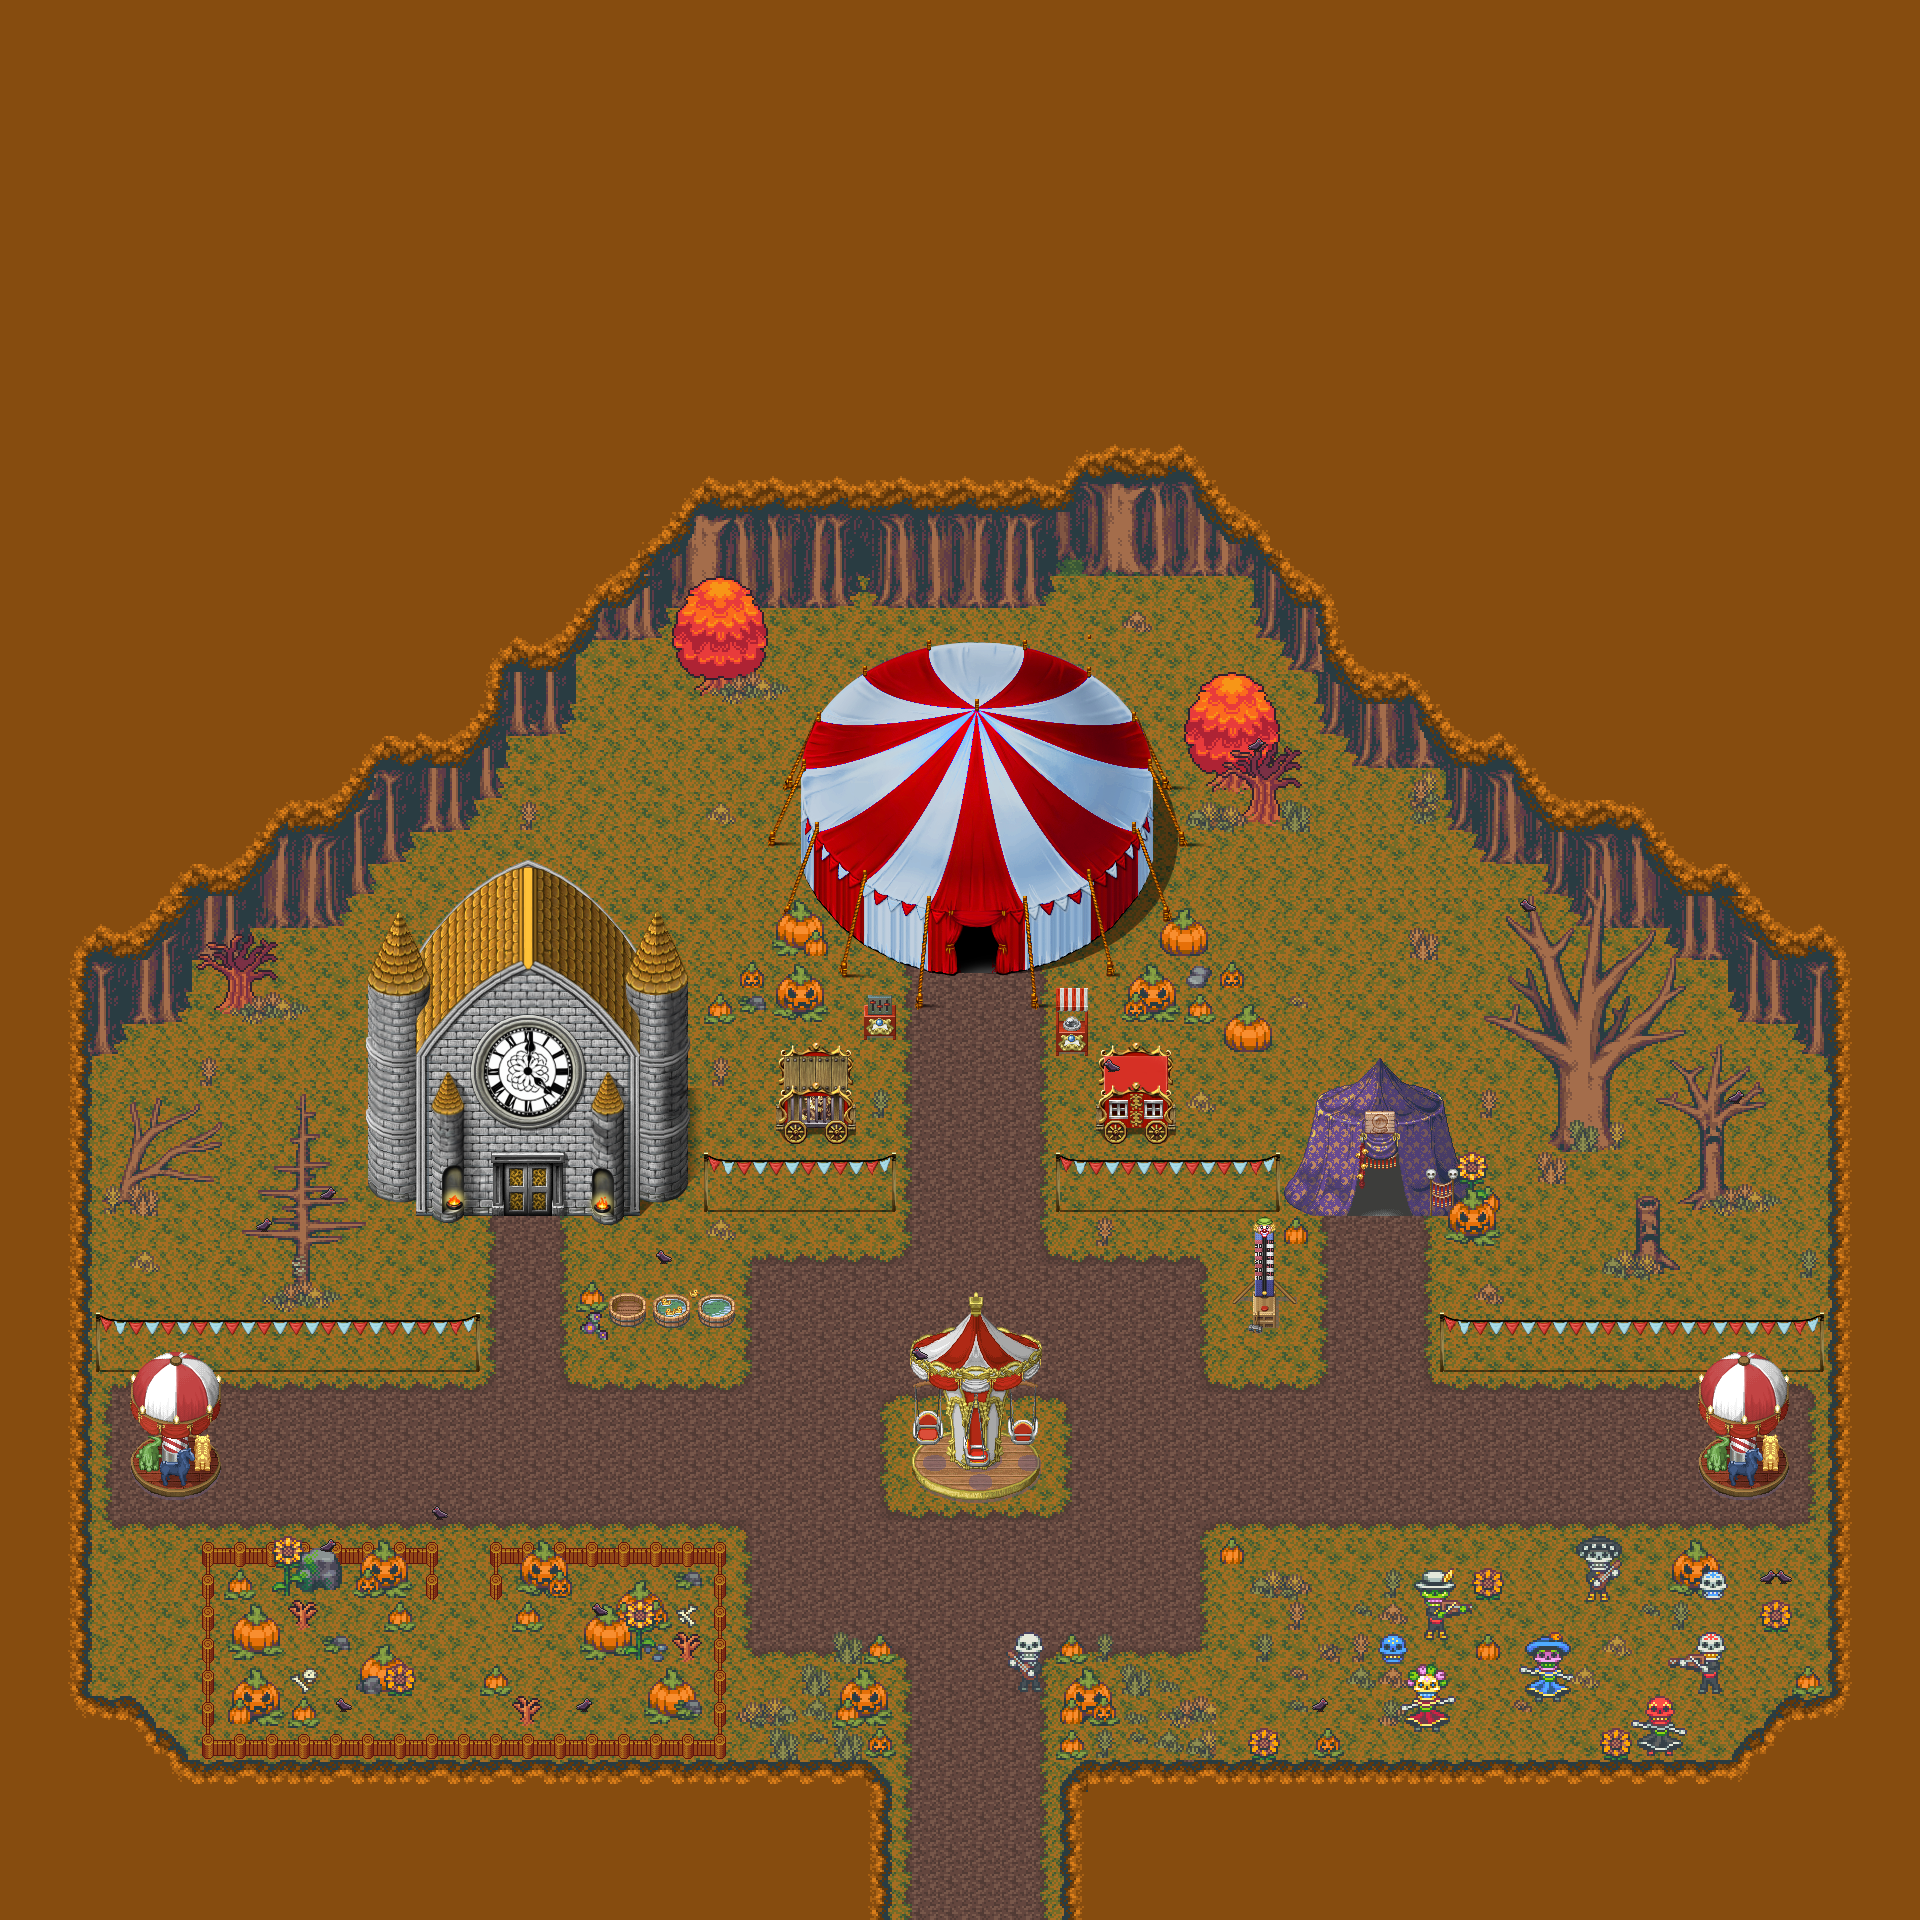

Rendered tile map (Tiled .tmx) drawn with the repository's tilesets; below, a short description and the map source with its tile grids summarised:
An orthogonal 60x60 tile map with 32x32 px tiles, 5 tile layers (Tile Layer 1, Tile Layer 2, Tile Layer 3, Tile Layer 4, ...), 24 tilesets and 7 objects.

<map version="1.10" tiledversion="1.10.2" orientation="orthogonal" renderorder="right-down" width="60" height="60" tilewidth="32" tileheight="32" infinite="0" nextlayerid="9" nextobjectid="14">
 <tileset firstgid="1" source="newgrass2.tsx" />
 <tileset firstgid="129" source="tf_ff_tileB_forest.tsx" />
 <tileset firstgid="385" source="tf_ff_tileB_stone.tsx" />
 <tileset firstgid="641" source="tf_autumnbrush_2.tsx" />
 <tileset firstgid="666" source="circusgames.tsx" />
 <tileset firstgid="778" source="circustent.tsx" />
 <tileset firstgid="946" source="clocktower.tsx" />
 <tileset firstgid="1089" source="houses2.tsx" />
 <tileset firstgid="2113" source="flags.tsx" />
 <tileset firstgid="2155" source="trees.tsx" />
 <tileset firstgid="2545" source="spr_fencePost.tsx" />
 <tileset firstgid="2554" source="tileB_fortA.tsx" />
 <tileset firstgid="2810" source="market.tsx" />
 <tileset firstgid="3034" source="tf_ff_tileB_trees.tsx" />
 <tileset firstgid="3290" source="xp_tiles_fortuneteller_tent_by_schwarzenacht_datshez.tsx" />
 <tileset firstgid="3320" source="greenguy.tsx" />
 <tileset firstgid="3346" source="hatguy.tsx" />
 <tileset firstgid="3372" source="redguy.tsx" />
 <tileset firstgid="3398" source="baldguy.tsx" />
 <tileset firstgid="3424" source="redgirl.tsx" />
 <tileset firstgid="3463" source="greengirl.tsx" />
 <tileset firstgid="3502" source="bluegirl.tsx" />
 <tileset firstgid="3541" source="dotd_skulls_2.tsx" />
 <tileset firstgid="3565" source="OminousRavenIdleSide.tsx" />
 <layer id="1" name="Tile Layer 1" width="60" height="60">
  <data>[3600 cells, 3600 non-empty, 18 distinct tile ids]</data>
 </layer>
 <layer id="2" name="Tile Layer 2" width="60" height="60">
  <data>[3600 cells, 1977 non-empty, 608 distinct tile ids]</data>
 </layer>
 <objectgroup id="8" name="door">
  <object id="8" x="896" y="1858.67" width="162" height="60">
   <properties>
    <property name="nm_door" value="act2.tmx" />
   </properties>
  </object>
  <object id="10" x="1344" y="1183" width="65.5" height="33.5">
   <properties>
    <property name="nm_door" value="tarotcard.tmx" />
   </properties>
  </object>
  <object id="11" x="502" y="1164.5" width="51.5" height="50.5">
   <properties>
    <property name="nm_door" value="clocktower.tmx" />
   </properties>
  </object>
 </objectgroup>
 <objectgroup id="7" name="spawn" opacity="0.97">
  <object id="1" x="976" y="1804.67">
   <properties>
    <property name="direction" value="" />
    <property name="player_spawn" value="" />
   </properties>
   <point />
  </object>
  <object id="3" x="527.333" y="1262">
   <properties>
    <property name="direction" value="" />
    <property name="player_spawn" value="" />
   </properties>
   <point />
  </object>
  <object id="4" x="976" y="1029.33">
   <properties>
    <property name="direction" value="" />
    <property name="player_spawn" value="" />
   </properties>
   <point />
  </object>
  <object id="6" x="1378" y="1259.33">
   <properties>
    <property name="direction" value="" />
    <property name="player_spawn" value="" />
   </properties>
   <point />
  </object>
 </objectgroup>
 <layer id="4" name="Tile Layer 3" width="60" height="60">
  <data>[3600 cells, 317 non-empty, 172 distinct tile ids]</data>
 </layer>
 <layer id="5" name="Tile Layer 4" width="60" height="60">
  <data>[3600 cells, 133 non-empty, 49 distinct tile ids]</data>
 </layer>
 <layer id="6" name="Tile Layer 5" width="60" height="60">
  <data>[3600 cells, 294 non-empty, 44 distinct tile ids]</data>
 </layer>
</map>
